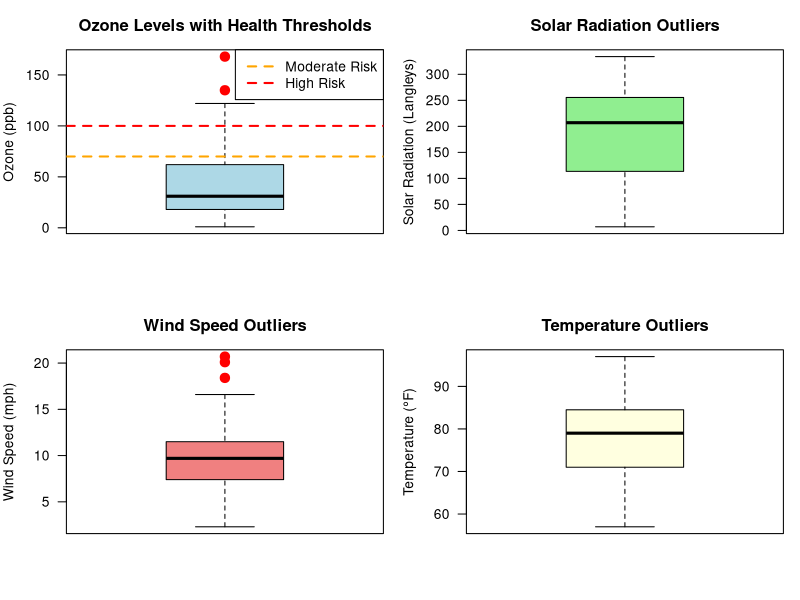
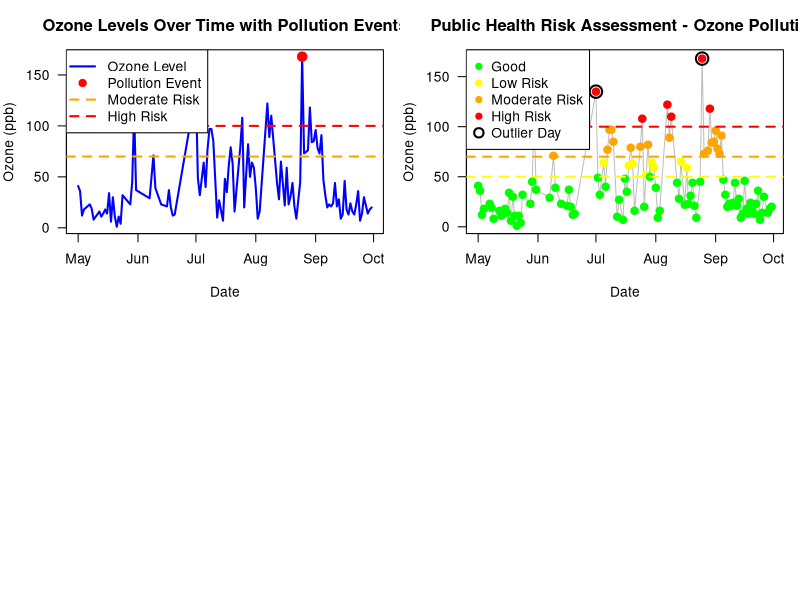

These figures' R source, in order:
## ---- chunk 1
#| echo: true
#| output: false

# Load required packages
library(dplyr)
library(ggplot2)

# Load and prepare air quality data
data("airquality")
air_clean <- airquality[complete.cases(airquality), ]

cat("Air Quality Dataset Loaded Successfully\n")
cat("Clean dataset dimensions:", dim(air_clean), "\n")
cat("Variables:", names(air_clean), "\n")
## ---- chunk 2
#| echo: true
#| output: true

# Basic statistics and data overview
cat("--- Air Quality Dataset Summary ---\n")
summary(air_clean[, c("Ozone", "Solar.R", "Wind", "Temp")])

cat("\n--- Environmental Context ---\n")
cat("Ozone Health Guidelines:\n")
cat("- Good: < 50 ppb\n")
cat("- Moderate Risk: 50-70 ppb\n") 
cat("- High Risk: 70-100 ppb\n")
cat("- Very High Risk: > 100 ppb\n")
## ---- chunk 3
#| echo: true

# Create comprehensive outlier detection function
detect_outliers_iqr <- function(data, column_name) {
  values <- data[[column_name]]
  
  Q1 <- quantile(values, 0.25, na.rm = TRUE)
  Q3 <- quantile(values, 0.75, na.rm = TRUE)
  IQR_value <- Q3 - Q1
  lower_bound <- Q1 - 1.5 * IQR_value
  upper_bound <- Q3 + 1.5 * IQR_value
  
  outliers <- which(values < lower_bound | values > upper_bound)
  
  return(list(
    outliers = outliers,
    bounds = c(lower_bound, upper_bound),
    values = values[outliers],
    indices = outliers,
    count = length(outliers)
  ))
}

cat("Robust outlier detection function created successfully\n")
## ---- chunk 4
#| echo: true

# Detect outliers in Ozone (primary air quality indicator)
ozone_outliers <- detect_outliers_iqr(air_clean, "Ozone")

cat("--- Ozone Outlier Analysis ---\n")
cat("IQR Bounds:", round(ozone_outliers$bounds, 2), "ppb\n")
cat("Number of high ozone days:", ozone_outliers$count, "\n")
cat("Outlier ozone levels:", sort(round(ozone_outliers$values, 2)), "ppb\n")

# Health risk assessment
high_risk_days <- sum(ozone_outliers$values > 100)
moderate_risk_days <- sum(ozone_outliers$values > 70 & ozone_outliers$values <= 100)

cat("\n--- Public Health Impact ---\n")
cat("Days with high health risk (Ozone > 100 ppb):", high_risk_days, "\n")
cat("Days with moderate health risk (Ozone > 70 ppb):", moderate_risk_days, "\n")
## ---- chunk 5
#| echo: true

# Detect outliers in Solar Radiation
solar_outliers <- detect_outliers_iqr(air_clean, "Solar.R")

cat("--- Solar Radiation Outlier Analysis ---\n")
cat("IQR Bounds:", round(solar_outliers$bounds, 2), "Langleys\n")
cat("Number of unusual solar days:", solar_outliers$count, "\n")
cat("Outlier solar radiation values:", sort(round(solar_outliers$values, 2)), "Langleys\n")

# Relationship with ozone
cat("\n--- Solar-Ozone Relationship ---\n")
high_solar_ozone <- mean(air_clean$Ozone[solar_outliers$indices])
cat("Average ozone on high solar days:", round(high_solar_ozone, 2), "ppb\n")
## ---- chunk 6
#| echo: true
#| fig-height: 6
#| fig-width: 10

# Create comprehensive environmental visualization
par(mfrow = c(2, 2), mar = c(4, 4, 3, 1))

# Ozone boxplot with health thresholds
boxplot(air_clean$Ozone, main = "Ozone Levels with Health Thresholds", 
        ylab = "Ozone (ppb)", col = "lightblue", las = 1)
points(rep(1, ozone_outliers$count), 
       air_clean$Ozone[ozone_outliers$indices], 
       col = "red", pch = 19, cex = 1.5)
abline(h = 70, col = "orange", lty = 2, lwd = 2)
abline(h = 100, col = "red", lty = 2, lwd = 2)
legend("topright", legend = c("Moderate Risk", "High Risk"), 
       col = c("orange", "red"), lty = 2, lwd = 2)

# Solar radiation boxplot
boxplot(air_clean$Solar.R, main = "Solar Radiation Outliers", 
        ylab = "Solar Radiation (Langleys)", col = "lightgreen", las = 1)
points(rep(1, solar_outliers$count), 
       air_clean$Solar.R[solar_outliers$indices], 
       col = "red", pch = 19, cex = 1.5)

# Wind speed outliers
wind_outliers <- detect_outliers_iqr(air_clean, "Wind")
boxplot(air_clean$Wind, main = "Wind Speed Outliers", 
        ylab = "Wind Speed (mph)", col = "lightcoral", las = 1)
points(rep(1, wind_outliers$count), 
       air_clean$Wind[wind_outliers$indices], 
       col = "red", pch = 19, cex = 1.5)

# Temperature outliers
temp_outliers <- detect_outliers_iqr(air_clean, "Temp")
boxplot(air_clean$Temp, main = "Temperature Outliers", 
        ylab = "Temperature (°F)", col = "lightyellow", las = 1)
points(rep(1, temp_outliers$count), 
       air_clean$Temp[temp_outliers$indices], 
       col = "red", pch = 19, cex = 1.5)
## ---- chunk 7
#| echo: true
#| fig-height: 6
#| fig-width: 10

# Create time series analysis
air_clean$Date <- as.Date(paste("1973", air_clean$Month, air_clean$Day, sep = "-"))

# Plot ozone over time with outliers highlighted
plot(air_clean$Date, air_clean$Ozone, type = "l", 
     main = "Ozone Levels Over Time with Pollution Events",
     xlab = "Date", ylab = "Ozone (ppb)", 
     col = "blue", lwd = 2, las = 1)
points(air_clean$Date[ozone_outliers$indices], 
       air_clean$Ozone[ozone_outliers$indices], 
       col = "red", pch = 19, cex = 1.5)
text(air_clean$Date[ozone_outliers$indices], 
     air_clean$Ozone[ozone_outliers$indices],
     labels = round(air_clean$Ozone[ozone_outliers$indices]), 
     pos = 3, cex = 0.8, col = "red")
abline(h = 70, col = "orange", lty = 2, lwd = 2)
abline(h = 100, col = "red", lty = 2, lwd = 2)
legend("topleft", 
       legend = c("Ozone Level", "Pollution Event", "Moderate Risk", "High Risk"),
       col = c("blue", "red", "orange", "red"), 
       lty = c(1, NA, 2, 2), pch = c(NA, 19, NA, NA),
       lwd = 2)
## ---- chunk 8
#| echo: true
#| fig-height: 6
#| fig-width: 10

# Create public health risk assessment
risk_assessment <- air_clean %>%
  mutate(
    Risk_Level = case_when(
      Ozone > 100 ~ "High Risk",
      Ozone > 70 ~ "Moderate Risk",
      Ozone > 50 ~ "Low Risk",
      TRUE ~ "Good"
    ),
    Is_Outlier = ifelse(row_number() %in% ozone_outliers$indices, "Yes", "No")
  )

# Plot risk assessment
risk_colors <- c("Good" = "green", "Low Risk" = "yellow", 
                "Moderate Risk" = "orange", "High Risk" = "red")

plot(air_clean$Date, air_clean$Ozone, type = "l",
     main = "Public Health Risk Assessment - Ozone Pollution",
     xlab = "Date", ylab = "Ozone (ppb)", 
     col = "gray", lwd = 1, las = 1, ylim = c(0, 170))

# Add colored points based on risk level
points(air_clean$Date, air_clean$Ozone, 
       col = risk_colors[risk_assessment$Risk_Level], 
       pch = 19, cex = 1.2)

# Highlight outliers
points(air_clean$Date[ozone_outliers$indices], 
       air_clean$Ozone[ozone_outliers$indices], 
       col = "black", pch = 1, cex = 2, lwd = 2)

# Add thresholds and legend
abline(h = c(50, 70, 100), col = c("yellow", "orange", "red"), 
       lty = 2, lwd = 2)
legend("topleft",
       legend = c("Good", "Low Risk", "Moderate Risk", "High Risk", "Outlier Day"),
       col = c("green", "yellow", "orange", "red", "black"),
       pch = c(19, 19, 19, 19, 1), pt.cex = c(1, 1, 1, 1, 1.5),
       pt.lwd = c(1, 1, 1, 1, 2))
## ---- chunk 9
# Simulate local temperature data
#| echo: true

# Create sample environmental data with proper row alignment
set.seed(123)
n_days <- 100
sample_data <- data.frame(
  Day = 1:n_days,
  Pollution = c(rnorm(n_days - 5, mean = 50, sd = 15), 
                c(120, 130, 25, 15, 140))  # Pollution spikes
)

# Detect outliers
pollution_outliers <- detect_outliers_iqr(sample_data, "Pollution")
cat("Pollution outliers detected:", pollution_outliers$count, "\n")
cat("Outlier values:", pollution_outliers$values, "\n")
